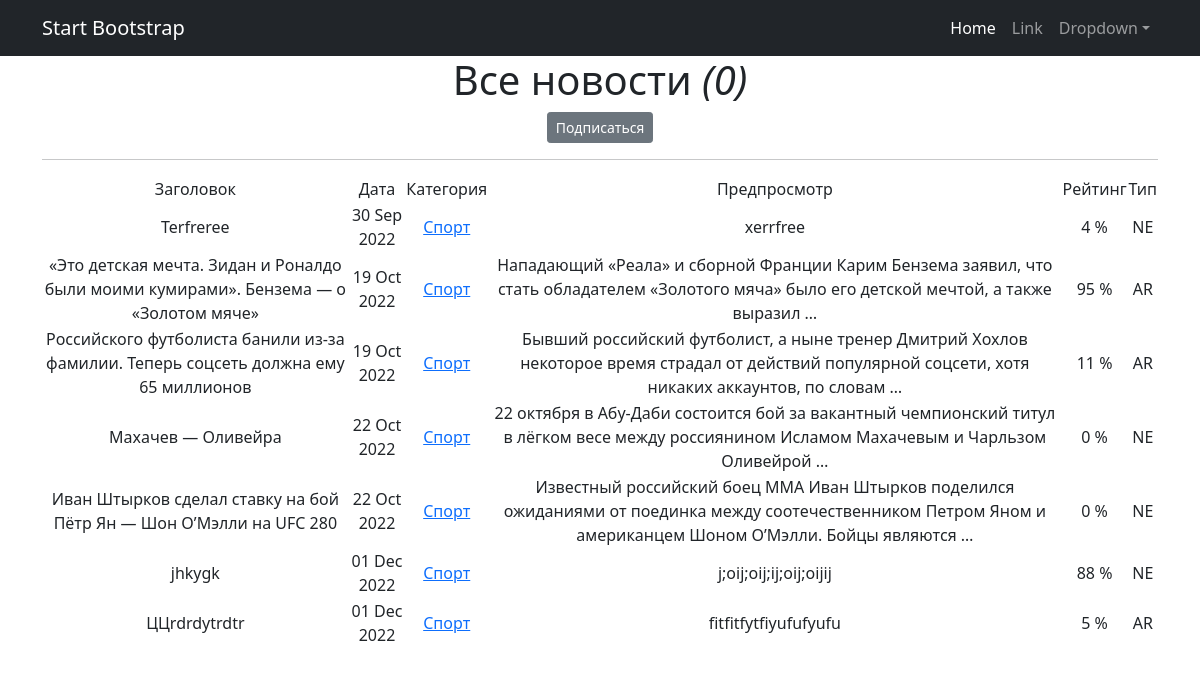
Page /news/categories/2 on the committed database.
### simpleapp/models.py (models this page shows, shortened)
class Post(models.Model):
    title = models.CharField(
        max_length=100,
        unique=True,  # названия постов не должны повторяться
    )
    text = models.TextField()
    time_in = models.DateTimeField(auto_now_add=True)
    rating = models.IntegerField(
        validators=[MinValueValidator(0)],
    )
    article = 'AR'
    news = 'NE'
    TYPE = [
        (article, 'Статья'),
        (news, 'Новость'),
    ]
    type = models.CharField(max_length=2, choices=TYPE, default=article)
    category = models.ForeignKey(
        to='Category',
        on_delete=models.CASCADE,
        related_name='post',
    )

class Category(models.Model):
    name = models.CharField(max_length=20, unique=True)
    subscribers = models.ManyToManyField(User, related_name='categories')
    def __str__(self):
        return f'{self.name}'

### simpleapp/views.py (the view)
# urls.py: path('categories/<int:pk>', CategoryListView.as_view(), name='category_list'),
class CategoryListView(ListView):
    model = Post
    template_name = 'category_list.html'
    context_object_name = 'category_post_list'
    def get_queryset(self):
        self.category = get_object_or_404(Category, id=self.kwargs['pk'])
        queryset = Post.objects.filter(category=self.category).order_by('time_in')
        return queryset
    def get_context_data(self, **kwargs):
        context = super().get_context_data(**kwargs)
        context['is_not_subscriber'] = self.request.user not in self.category.subscribers.all()
        context['category'] = self.category
        return context

### simpleapp/templatetags/custom_filters.py (called while the page is built)
@register.filter()
def currency(value):
   return f'{value} %'

### templates/category_list.html (shortened to what this page needs)
{% extends 'flatpages/default.html' %}
{% load custom_filters %}
{% load custom_tags %}
{% block content %}
   <h1>Все новости <i>({{ Posts|length }})</i> </h1>
    {% if is_not_subscriber %}
        <p class="text-center"><a href="{% url 'subscribe' category.id %}" class="btn btn-secondary btn-sm">Подписаться</a></p>
    {% endif %}
    <hr>
   {% if category_post_list %}
       <table>
           <tr>
               <td>
                   Заголовок
               </td>
               <td>
                   Дата
               </td>
               <td>
                   Категория
               </td>
               <td>
                   Предпросмотр
               </td>
               <td>
                   Рейтинг
               </td>
               <td>
                   Тип
               </td>
                {% for post in category_post_list %}
                <tr>
               <td>{{ post.title }}</td>
               <td>{{ post.time_in|date:'d M Y' }}</td>
               <td><a href="{% url 'category_list' post.category.id %}">{{ post.category }}</a></td>
               <td>{{ post.text|truncatewords:20 }}</td>
               <td>{{ post.rating|currency }}</td>
               <td>{{ post.type }}</td>
               </tr>
                {% endfor %}
       </table>
   {% else %}
       <h2>Новостей нет!</h2>
   {% endif %}
{% endblock content %}

### rows in the picture
Post: title "Terfreree", time_in "30 Sep 2022", category "Спорт", text "xerrfree", rating "4 %", type "NE"
Post: title "«Это детская мечта. Зидан и Роналдо были моими кумирами». Бензема — о «Золотом мяче»", time_in "19 Oct 2022", category "Спорт", text "Нападающий «Реала» и сборной Франции Карим Бензема заявил, что стать обладателем «Золотого мяча» было его детской мечтой, а также выразил …", rating "95 %", type "AR"
Post: title "Российского футболиста банили из-за фамилии. Теперь соцсеть должна ему 65 миллионов", time_in "19 Oct 2022", category "Спорт", text "Бывший российский футболист, а ныне тренер Дмитрий Хохлов некоторое время страдал от действий популярной соцсети, хотя никаких аккаунтов, по словам …", rating "11 %", type "AR"
Post: title "Махачев — Оливейра", time_in "22 Oct 2022", category "Спорт", text "22 октября в Абу-Даби состоится бой за вакантный чемпионский титул в лёгком весе между россиянином Исламом Махачевым и Чарльзом Оливейрой …", rating "0 %", type "NE"
Post: title "Иван Штырков сделал ставку на бой Пётр Ян — Шон О’Мэлли на UFC 280", time_in "22 Oct 2022", category "Спорт", text "Известный российский боец ММА Иван Штырков поделился ожиданиями от поединка между соотечественником Петром Яном и американцем Шоном О’Мэлли. Бойцы являются …", rating "0 %", type "NE"
Post: title "jhkygk", time_in "01 Dec 2022", category "Спорт", text "j;oij;oij;ij;oij;oijij", rating "88 %", type "NE"
Post: title "ЦЦrdrdytrdtr", time_in "01 Dec 2022", category "Спорт", text "fitfitfytfiyufufyufu", rating "5 %", type "AR"

### other values in the picture
{{ Posts|length }} "0"
